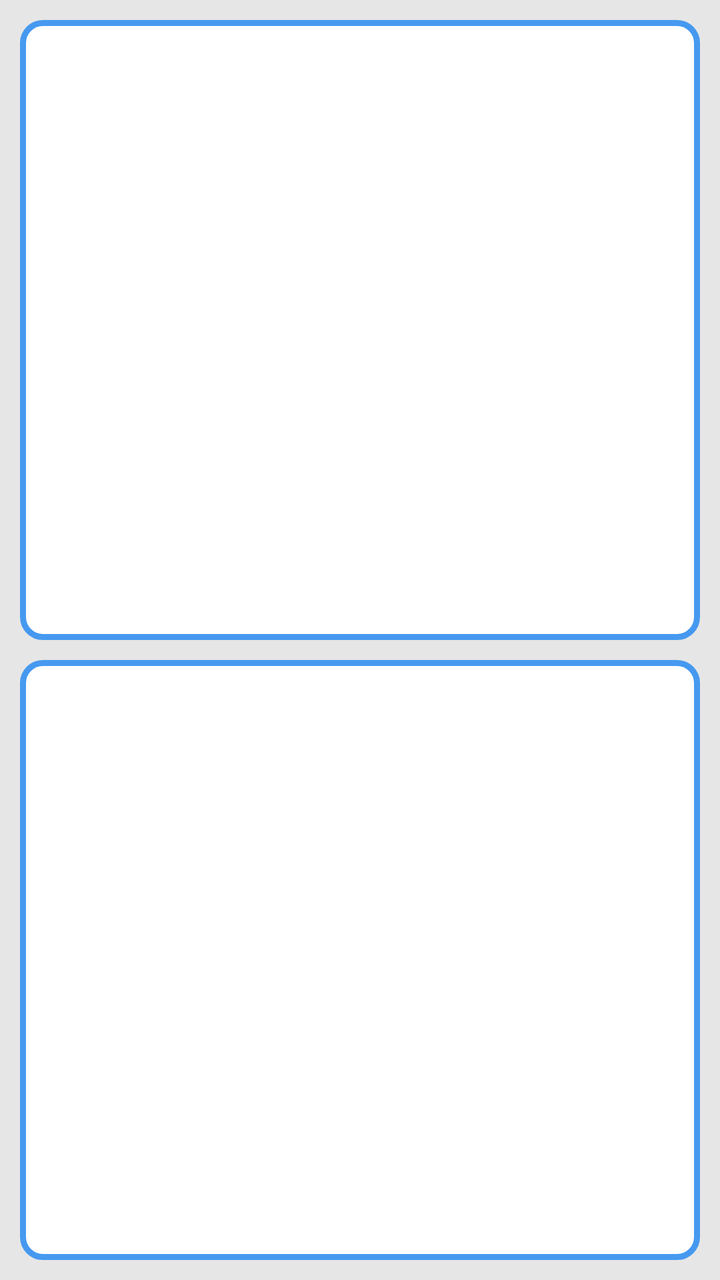
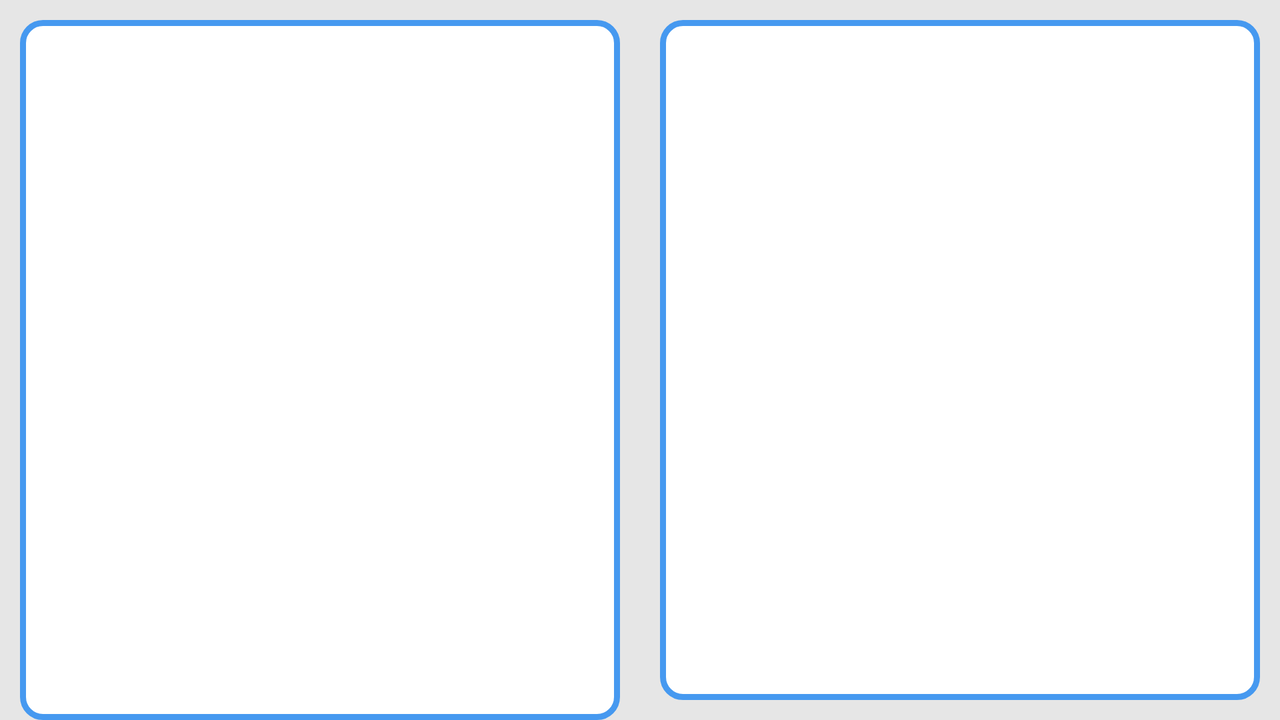

Two renders of one Android screen. The first uses the default layout on a phone; the second uses the alternative layout the repository ships for a different screen configuration, on a matching device. The two XML files are below.
<!-- AndroidManifest.xml: application theme AppTheme -->
<!-- res/layout/activity_main.xml -->
<?xml version="1.0" encoding="utf-8"?>
<LinearLayout xmlns:android="http://schemas.android.com/apk/res/android"
    xmlns:app="http://schemas.android.com/apk/res-auto"
    xmlns:tools="http://schemas.android.com/tools"
    android:layout_width="match_parent"
    android:layout_height="match_parent"
    android:background="@color/background"
    android:weightSum="2"
    android:orientation="vertical"
    tools:context=".MainActivity">

    <FrameLayout
        android:background="@drawable/layout_border"
        style="@style/FrameLayoutStyle"
        android:id="@+id/user_list_layout"/>

    <FrameLayout
        android:background="@drawable/layout_border"
        android:layout_marginBottom="@dimen/margin_10dp"
        style="@style/FrameLayoutStyle"
        android:id="@+id/user_detail_layout"/>

</LinearLayout>
<!-- resources referenced by this layout -->
<resources>
  <color name="background">#e6e6e6</color>
  <dimen name="margin_10dp">10dp</dimen>
  <!-- drawable layout_border (drawable) -->
  <?xml version="1.0" encoding="utf-8"?>
  <shape xmlns:android="http://schemas.android.com/apk/res/android">
      <solid android:color="#FFFFFF"/>
      <stroke android:width="3dip" android:color="@color/textBlue" />
      <corners android:radius="10dip"/>
      <padding android:left="0dip" android:top="0dip" android:right="0dip" android:bottom="0dip" />
  </shape>
  <style name="FrameLayoutStyle">
          <item name="android:layout_marginTop">@dimen/margin_10dp</item>
          <item name="android:layout_marginLeft">@dimen/margin_10dp</item>
          <item name="android:layout_marginRight">@dimen/margin_10dp</item>
          <item name="android:layout_height">match_parent</item>
          <item name="android:layout_width">match_parent</item>
          <item name="android:layout_weight">1</item>
      </style>
  <style name="AppTheme" parent="Theme.AppCompat.Light.NoActionBar">
          
          <item name="colorPrimary">@color/colorPrimary</item>
          <item name="colorPrimaryDark">@color/colorPrimaryDark</item>
          <item name="colorAccent">@color/colorAccent</item>
      </style>
  <color name="textBlue">#4699F0 </color>
  <color name="colorPrimary">#6200EE</color>
  <color name="colorPrimaryDark">#3700B3</color>
  <color name="colorAccent">#03DAC5</color>
</resources>
<!-- res/layout-land/activity_main.xml (the author's variant of the layout above) -->
<!-- drawn on the phone turned sideways -->
<?xml version="1.0" encoding="utf-8"?>
<LinearLayout xmlns:android="http://schemas.android.com/apk/res/android"
    xmlns:app="http://schemas.android.com/apk/res-auto"
    xmlns:tools="http://schemas.android.com/tools"
    android:layout_width="match_parent"
    android:layout_height="match_parent"
    android:background="@color/background"
    android:weightSum="2"
    android:orientation="horizontal"
    tools:context=".MainActivity">

    <FrameLayout
        android:background="@drawable/layout_border"
        style="@style/FrameLayoutStyle"
        android:id="@+id/user_list_layout"/>

    <FrameLayout
        android:background="@drawable/layout_border"
        android:layout_marginBottom="@dimen/margin_10dp"
        style="@style/FrameLayoutStyle"
        android:id="@+id/user_detail_layout"/>

</LinearLayout>
